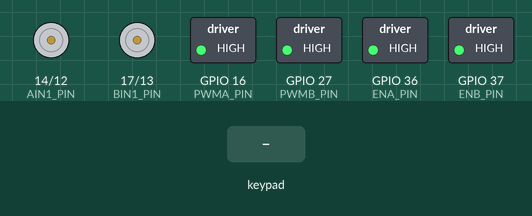
Bench run of a program on a simulated ESP32. On the bench: motor-driver pin pairs drawn as motors (green arrow = first pin HIGH = forward, orange = second pin HIGH = backward, longer = more drive), switched loads named in the program (green lamp = pin HIGH). The inputs (shaded band) are chosen by the test bench. Nothing arrives over Bluetooth unless stated; what the program prints to the serial monitor is not drawn.

Above: at 1.2 s.
1.3 s: key 'U' pressed
At 1.51 s:
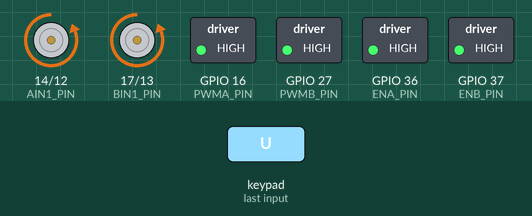
3.2 s: key 'D' pressed
At 3.41 s:
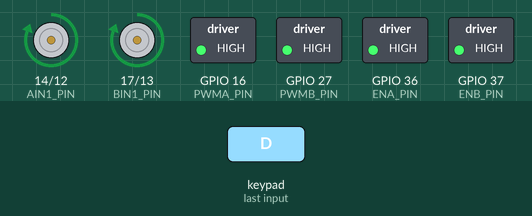
5.1 s: key 'L' pressed
At 5.31 s:
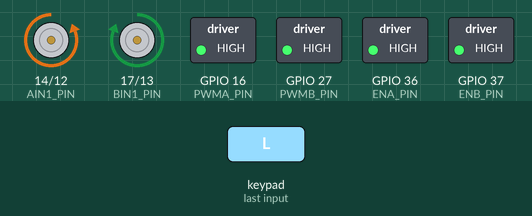
7.0 s: key 'R' pressed
At 7.21 s:
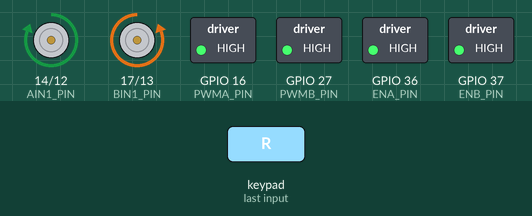
Timing chart, 0 to 9.9 s (numbered marks = the images above; inputs shaded):
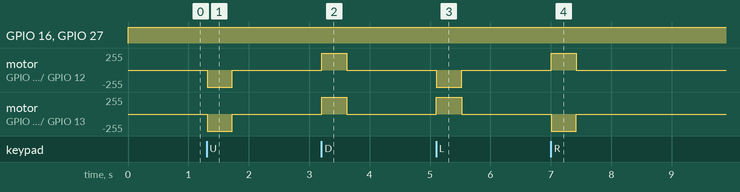

Measured:
- after the input at 1.3 s, motor on GPIO 14 (AIN1_PIN) / GPIO 12 (AIN2_PIN), motor on GPIO 17 (BIN1_PIN) / GPIO 13 (BIN2_PIN): stopped → backward 255/255 at once, → stopped 0.42 s later
- after the input at 3.2 s, motor on GPIO 14 (AIN1_PIN) / GPIO 12 (AIN2_PIN), motor on GPIO 17 (BIN1_PIN) / GPIO 13 (BIN2_PIN): stopped → forward 255/255 at once, → stopped 0.42 s later
- after the input at 5.1 s, motor on GPIO 14 (AIN1_PIN) / GPIO 12 (AIN2_PIN): stopped → backward 255/255 at once, → stopped 0.43 s later; motor on GPIO 17 (BIN1_PIN) / GPIO 13 (BIN2_PIN): stopped → forward 255/255 at once, → stopped 0.43 s later
- after the input at 7.0 s, motor on GPIO 14 (AIN1_PIN) / GPIO 12 (AIN2_PIN): stopped → forward 255/255 at once, → stopped 0.42 s later; motor on GPIO 17 (BIN1_PIN) / GPIO 13 (BIN2_PIN): stopped → backward 255/255 at once, → stopped 0.42 s later

The program:

main.cpp
```cpp
#include <Arduino.h>
#include <Ps3Controller.h>

#define PWMA_PIN  GPIO_NUM_16
#define AIN1_PIN  GPIO_NUM_14
#define AIN2_PIN  GPIO_NUM_12
#define PWMB_PIN  GPIO_NUM_27
#define BIN1_PIN  GPIO_NUM_17
#define BIN2_PIN  GPIO_NUM_13
#define ENA_PIN   A0
#define ENB_PIN   A1

#define motorFreq       15000
#define motorResolution 8

#define motorAChannel   3
#define motorBChannel   4

#define FORWARDS   1
#define BACKWARDS  2
#define TURN_RIGHT 3
#define TURN_LEFT  4
#define STOP  0

int motorAPWM = 255;
int motorBPWM = 255;
int wheel = 0;

void setMotorsDirection(int direction) {
  switch (direction)
  {
  case 0:
    digitalWrite(AIN1_PIN, LOW);
    digitalWrite(AIN2_PIN, LOW);
    digitalWrite(BIN1_PIN, LOW);
    digitalWrite(BIN2_PIN, LOW);
    break;
  case 1:
    digitalWrite(AIN1_PIN, LOW);
    digitalWrite(AIN2_PIN, HIGH);
    digitalWrite(BIN1_PIN, LOW);
    digitalWrite(BIN2_PIN, HIGH);
    break;
  case 2:
    digitalWrite(AIN1_PIN, HIGH);
    digitalWrite(AIN2_PIN, LOW);
    digitalWrite(BIN1_PIN, HIGH);
    digitalWrite(BIN2_PIN, LOW);
    break;
  case 3:
    digitalWrite(AIN1_PIN, HIGH);
    digitalWrite(AIN2_PIN, LOW);
    digitalWrite(BIN1_PIN, LOW);
    digitalWrite(BIN2_PIN, HIGH);
    break;
  case 4:
    digitalWrite(AIN1_PIN, LOW);
    digitalWrite(AIN2_PIN, HIGH);
    digitalWrite(BIN1_PIN, HIGH);
    digitalWrite(BIN2_PIN, LOW);
    break;
  default:
    break;
  }
}

void setup()
{
  Serial.begin(115200);
  Serial.println("ESP32 PS3 Car");

  pinMode(PWMA_PIN, OUTPUT);
  pinMode(PWMB_PIN, OUTPUT);
  pinMode(AIN1_PIN, OUTPUT);
  pinMode(AIN2_PIN, OUTPUT);
  pinMode(BIN1_PIN, OUTPUT);
  pinMode(BIN2_PIN, OUTPUT);
  pinMode(ENA_PIN, OUTPUT);
  pinMode(ENB_PIN, OUTPUT);

  digitalWrite(ENA_PIN, HIGH);
  digitalWrite(ENB_PIN, HIGH);

  ledcSetup(motorAChannel, motorFreq, motorResolution);
  ledcSetup(motorBChannel, motorFreq, motorResolution);

  ledcAttachPin(PWMA_PIN, motorAChannel);
  ledcAttachPin(PWMB_PIN, motorBChannel);

  Ps3.begin("00:00:00:00:00:00");
  Serial.println("Started");
}

void loop() {
  if(Ps3.isConnected()){
    motorAPWM = 255;
    motorBPWM = 255;
    wheel = 0;
    if((!Ps3.data.button.cross) && (!Ps3.data.button.square)){
      if(Ps3.data.button.left){
        setMotorsDirection(TURN_LEFT);
      }
      if(Ps3.data.button.right){
        setMotorsDirection(TURN_RIGHT);
      }
      if(Ps3.data.button.down){
        setMotorsDirection(BACKWARDS);
      }
      if(Ps3.data.button.up){
        setMotorsDirection(FORWARDS);
      }
      if ((!Ps3.data.button.left) && (!Ps3.data.button.right) && (!Ps3.data.button.down) && (!Ps3.data.button.up)){
        setMotorsDirection(STOP);
      }
    }else {
      if((Ps3.data.button.cross) && (Ps3.data.button.square)){
        setMotorsDirection(STOP);
      }else {
        wheel = map(Ps3.data.sensor.accelerometer.x, -112, 112, -255, 255);
        if(wheel > 20){
          motorAPWM = 255;
          motorBPWM = 255 - abs(wheel);
        }else if(wheel < (-20)){
          motorAPWM = 255 - abs(wheel);
          motorBPWM = 255;
        }else {
          motorAPWM = 255;
          motorBPWM = 255;
        }
        if(Ps3.data.button.cross){
          setMotorsDirection(FORWARDS);
        }
        if(Ps3.data.button.square){
          setMotorsDirection(BACKWARDS);
        }
      }
    }

    ledcWrite(motorAChannel, motorAPWM);
    ledcWrite(motorBChannel, motorBPWM);

    Serial.print(wheel);
    Serial.print(" ");
    Serial.print(motorAPWM);
    Serial.print(" ");
    Serial.println(motorBPWM);
  } else {
    ledcWrite(motorAChannel, 0);
    ledcWrite(motorBChannel, 0);
  }
  delay(10);
}
```
